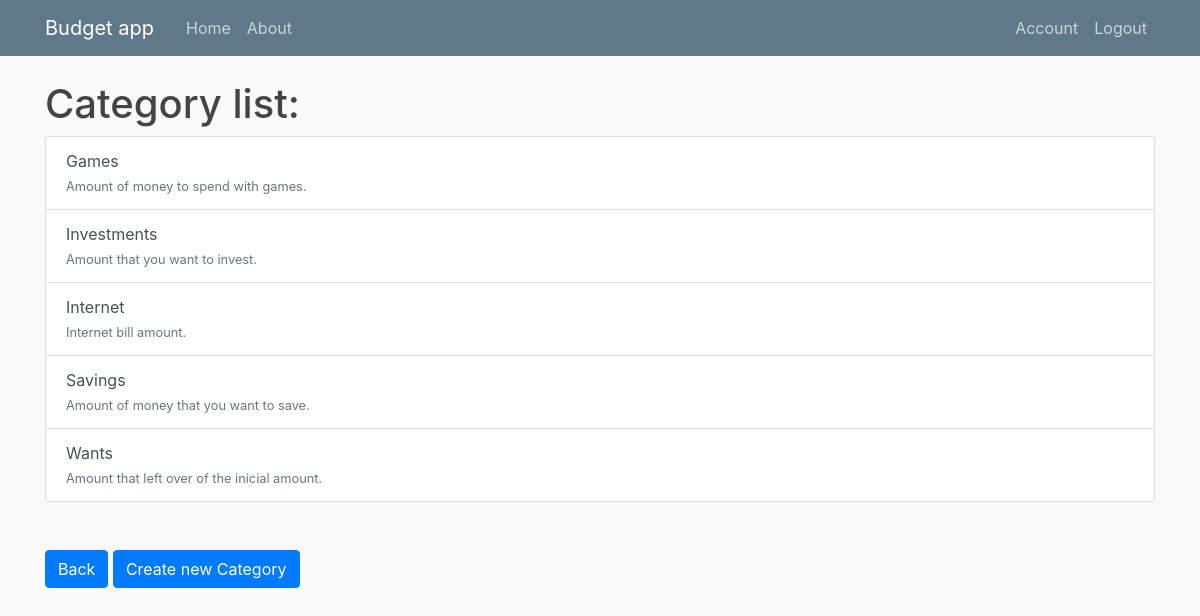
/categories (signed in), run on the app's committed database.
### budget_app/models.py (models this page shows, shortened)
class Category(db.Model):
    id = db.Column(db.Integer,primary_key=True)
    name = db.Column(db.String(45),nullable=False,unique=True)
    description = db.Column(db.String(45),nullable=True)
    budgets = db.relationship('Budget_category',backref='category',lazy=True)

### budget_app/routes.py (the view)
@app.route('/categories')
@login_required
def categories():
    categories = Category.query.all()
    return render_template('categories.html', categories=categories, title="Categories")

### budget_app/models.py (called while the page is built)
@login_manager.user_loader
def load_user(user_id):
    return User.query.get(int(user_id))

### budget_app/templates/categories.html
{% extends "layout.html" %}
{% block content %}
<h1>Category list:</h1>
<div class="list-group">
    {% for category in categories %}
    <a href="{{ url_for('category',category_id=category.id) }}" class="list-group-item list-group-item-action">
        <div>
            {{ category.name }}
        </div>
        <small class="text-muted">{{category.description}}</small>
    </a>
    {% endfor %}
</div>
<a class="btn btn-primary mt-5" href="{{ url_for('home') }}">Back</a>
<a class="btn btn-primary mt-5" href="{{ url_for('new_category') }}">Create new Category</a>
{% endblock %}

### budget_app/templates/layout.html (shortened to what this page needs)
<!DOCTYPE html>
<html lang="en">
<head>
  <link rel="stylesheet" href="https://stackpath.bootstrapcdn.com/bootstrap/4.5.0/css/bootstrap.min.css"
>
  <link rel="stylesheet" type="text/css" href="{{url_for('static',filename='main.css')}}">
</head>
<body>
  <header class="site-header">
    <nav class="navbar navbar-expand-md navbar-dark bg-steel fixed-top">
      <div class="container">
        <a class="navbar-brand mr-4" href="/">Budget app</a>
        <div class="collapse navbar-collapse" id="navbarToggle">
          <div class="navbar-nav mr-auto">
            <a class="nav-item nav-link" href="{{ url_for('home') }}">Home</a>
            <a class="nav-item nav-link" href="{{ url_for('about') }}">About</a>
          </div>
          <div class="navbar-nav">
            {% if current_user.is_authenticated %}
              <a class="nav-item nav-link" href="{{ url_for('account') }}">Account</a>
              <a class="nav-item nav-link" href="{{ url_for('logout') }}">Logout</a>
            {% else %}
                <a class="nav-item nav-link" href="{{ url_for('login') }}">Login</a>
                <a class="nav-item nav-link" href="{{ url_for('register') }}">Register</a>
            {% endif %}
            </div>
        </div>
      </div>
    </nav>
  </header>
  <div class="container">
    {% block content %}
    {% endblock %}
  </div>
</body>
</html>

### budget_app/static/main.css (style rules this page uses)
body { background: #fafafa; color: #333333; margin-top: 5rem; }
h1, h2, h3, h4, h5, h6 { color: #444444; }
.bg-steel { background-color: #5f788a; }
.site-header .navbar-nav .nav-link { color: #cbd5db; }

### data on the page
Category: name "Games", description "Amount of money to spend with games."
Category: name "Investments", description "Amount that you want to invest."
Category: name "Internet", description "Internet bill amount."
Category: name "Savings", description "Amount of money that you want to save."
Category: name "Wants", description "Amount that left over of the inicial amount."
